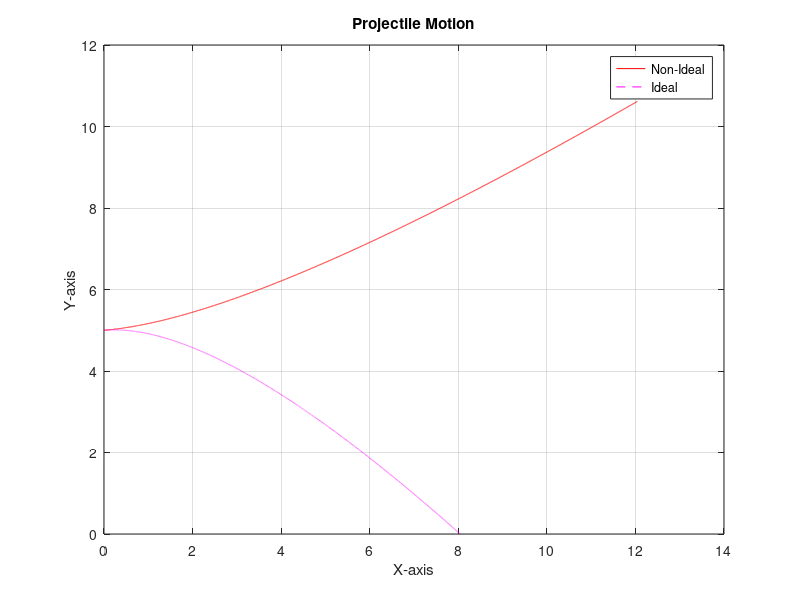

Reproduce this figure in MATLAB.
function Problem4()
disp('This will display the path of trajectory of an object');

%Input of data
y = input('Initial height of the object (from the ground) ');
v = input('Velocity of the object ');
theta = input('Angle of the projectile ');
ax = input('Horizontal Acceleration ');
ay = input('Vertical Acceleration ');
g = -9.8;

if ay == 0
    msg = ('Invalid value for Vertical Acceleration');
    error(msg)
    
elseif theta > 180
    msg = ('Invalid value for Angle; Angle cannot exceed 180 degrees');
    error(msg)
    
else
    A = -(1/2)*ay;
    B = (v*sind(theta));
    C = -y;
    D = sqrt(B^2 - 4*A*C);
    x1 = abs(( -B + D ) / (2*A));
    x2 = abs(( -B - D ) / (2*A));
    time = max([x1, x2]);
    t = 0:0.0001:time;
    X = (v*cosd(theta).*t)+(1/2).*ax.*t.^2;
    Y = y + (v*sind(theta).*t)+(1/2).*ay*t.^2;
    plot(X, Y,'-r','markersize',5);
    hold on
    K = sqrt(B^2 - 4*(4.9)*C);
    x3 = abs(( -B + K ) / (2*(4.9)));
    x4 = abs(( -B - K ) / (2*(4.9)));
    time2 = max([x3, x4]);
    t2 = 0:0.0001:time2;
    N = (v*cosd(theta).*t2)+(1/2).*ax.*t2.^2;
    M = y + (v*sind(theta).*t2)+(1/2).*g*t2.^2;
    plot(N, M,'--m','markersize',5);
    grid on
    xlabel 'X-axis'; ylabel 'Y-axis'; title 'Projectile Motion';
    legend('Non-Ideal','Ideal');
end
end
